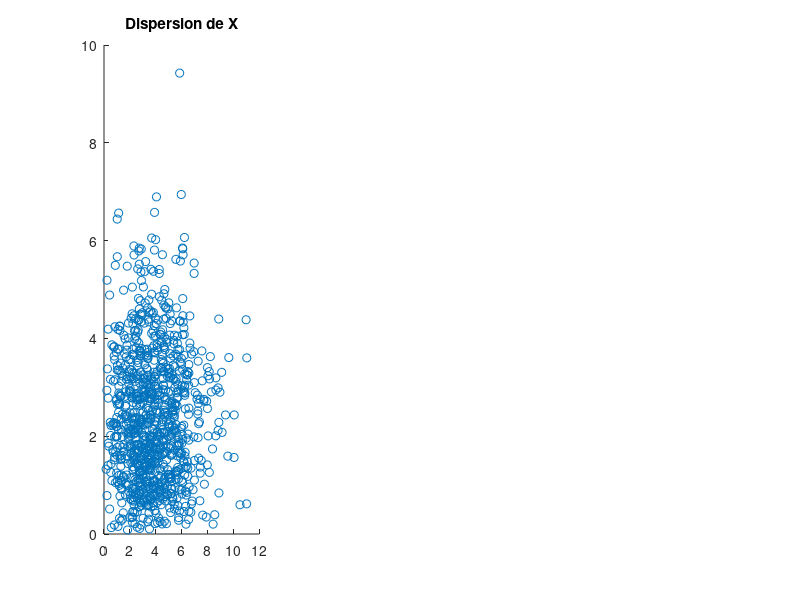

Write MATLAB code to recreate this figure. (Note: this script raises an error after producing the figure.)
close all
clear all

n = 1000;

X1 = raylrnd(3,1,n);
X2 = raylrnd(2,1,n);

X = [X1; X2];	

B = [0.6 -0.2; 
    0.4 0.7];

H = [0.6 -0.2;
     0.4 0.2];

V = B*X;
U = H*X;

U1 = U(1,:);
U2 = U(2,:);

V1 = V(1,:);
V2 = V(2,:);


correlacionX = corrcoef(X1, X2);
correlacionV = corrcoef(V1, V2);
correlacionU = corrcoef(U1, U2);


figure()
subplot(1,3,1);
scatter(X1, X2);
title('Dispersion de X');
subtitle('Correlacion de X: ' + string(correlacionX(1,2)));
axis([-2 12 0 14]);

subplot(1,3,2);
scatter(V(1,:), V(2,:));
title('Dispersion de V');
subtitle('Correlacion de V: ' + string(correlacionV(1,2)));
axis([-2 12 0 14]);

subplot(1,3,3);
scatter(U(1,:), U(2,:));
title('Dispersion de U');
subtitle('Correlacion de U: ' + string(correlacionU(1,2)));
axis([-2 12 0 14]);





